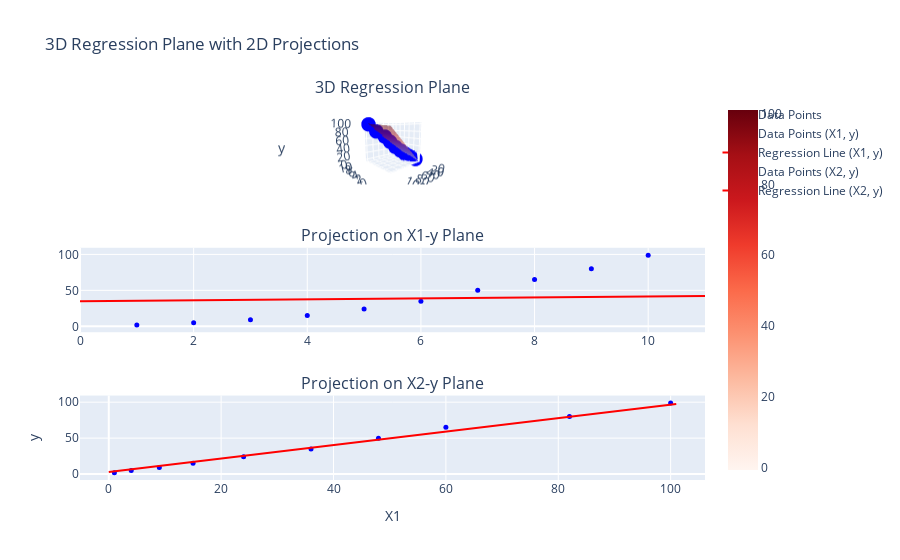

The notebook cell this image was saved under:
### Code cell
import pandas as pd
import numpy as np
from sklearn.linear_model import LinearRegression
import plotly.graph_objects as go
from plotly.subplots import make_subplots

# Load your data
xl = pd.ExcelFile('nonlinear_data.xls')
df = pd.read_excel(xl, 1, header=0)

# Separate the features (X_train) and target (y_train)
X_train = df[['X1', 'X2']]
y_train = df['y']

# Create and fit a linear regression model
regressor = LinearRegression()
regressor.fit(X_train, y_train)

# Print the intercept and coefficients of the model
print("Intercept (Bias):", regressor.intercept_)
print("Coefficients:", regressor.coef_)

# Create a mesh grid for plotting the regression plane
x1_range = np.linspace(X_train['X1'].min() - 1, X_train['X1'].max() + 1, 100)
x2_range = np.linspace(X_train['X2'].min() - 1, X_train['X2'].max() + 1, 100)
x1_mesh, x2_mesh = np.meshgrid(x1_range, x2_range)

# Predict using the linear regression model
y_mesh_pred = (regressor.intercept_ +
               regressor.coef_[0] * x1_mesh +
               regressor.coef_[1] * x2_mesh)

# Create a 3D scatter plot with the data points
scatter3d = go.Scatter3d(
    x=X_train['X1'],
    y=X_train['X2'],
    z=y_train,
    mode='markers',
    marker=dict(size=5, color='blue'),
    name='Data Points'
)

# Create the regression plane
plane = go.Surface(
    x=x1_range,
    y=x2_range,
    z=y_mesh_pred,
    colorscale='reds',
    opacity=0.5,
    name='Regression Plane'
)

# Create 2D projection plot for X1 vs y
scatter_x1_y = go.Scatter(
    x=X_train['X1'],
    y=y_train,
    mode='markers',
    marker=dict(size=5, color='blue'),
    name='Data Points (X1, y)'
)

# Create the regression line projection on X1 vs y
line_x1_y = go.Scatter(
    x=x1_range,
    y=regressor.intercept_ + regressor.coef_[0] * x1_range + regressor.coef_[1] * np.mean(X_train['X2']),
    mode='lines',
    line=dict(color='red'),
    name='Regression Line (X1, y)'
)

# Create 2D projection plot for X2 vs y
scatter_x2_y = go.Scatter(
    x=X_train['X2'],
    y=y_train,
    mode='markers',
    marker=dict(size=5, color='blue'),
    name='Data Points (X2, y)'
)

# Create the regression line projection on X2 vs y
line_x2_y = go.Scatter(
    x=x2_range,
    y=regressor.intercept_ + regressor.coef_[0] * np.mean(X_train['X1']) + regressor.coef_[1] * x2_range,
    mode='lines',
    line=dict(color='red'),
    name='Regression Line (X2, y)'
)

# Create a subplot with 3 rows: 1 for the 3D plot, 2 for the 2D projections
fig = make_subplots(
    rows=3, cols=1,
    specs=[[{'type': 'surface'}], [{'type': 'xy'}], [{'type': 'xy'}]],
    subplot_titles=('3D Regression Plane', 'Projection on X1-y Plane', 'Projection on X2-y Plane')
)

# Add the 3D plot to the first row
fig.add_trace(scatter3d, row=1, col=1)
fig.add_trace(plane, row=1, col=1)

# Add the X1-y projection to the second row
fig.add_trace(scatter_x1_y, row=2, col=1)
fig.add_trace(line_x1_y, row=2, col=1)

# Add the X2-y projection to the third row
fig.add_trace(scatter_x2_y, row=3, col=1)
fig.add_trace(line_x2_y, row=3, col=1)

# Update the layout for a broader view and better visuals
fig.update_layout(
    title='3D Regression Plane with 2D Projections',
    height=1000,
    scene=dict(
        xaxis_title='X1',
        yaxis_title='X2',
        zaxis_title='y',
        camera=dict(eye=dict(x=1.5, y=1.5, z=1.5))
    ),
    xaxis2=dict(title='X1'),
    yaxis2=dict(title='y'),
    xaxis3=dict(title='X2'),
    yaxis3=dict(title='y')
)

# Show the plot
fig.show()

### Figure 1 — Plotly figure (JSON) as saved in the notebook; plotly's stock layout.template omitted (floating-point values rounded to 4 significant figures; data arrays with more than 128 entries replaced by an {"elided": "..."} marker saying what was removed)
{"data": [{"marker": {"color": "blue", "size": 5}, "mode": "markers", "name": "Data Points", "scene": "scene", "type": "scatter3d", "x": [1, 2, 3, 4, 5, 6, 7, 8, 9, 10], "y": [1, 4, 9, 15, 24, 36, 48, 60, 82, 100], "z": [2, 5, 9, 15, 24, 35, 50, 65, 80, 99]}, {"colorscale": [[0, "rgb(255,245,240)"], [0.125, "rgb(254,224,210)"], [0.25, "rgb(252,187,161)"], [0.375, "rgb(252,146,114)"], [0.5, "rgb(251,106,74)"], [0.625, "rgb(239,59,44)"], [0.75, "rgb(203,24,29)"], [0.875, "rgb(165,15,21)"], [1, "rgb(103,0,13)"]], "name": "Regression Plane", "opacity": 0.5, "scene": "scene", "type": "surface", "x": [0, 0.1111, 0.2222, 0.3333, 0.4444, 0.5556, 0.6667, 0.7778, 0.8889, 1, 1.111, 1.222, 1.333, 1.444, 1.556, 1.667, 1.778, 1.889, 2, 2.111, 2.222, 2.333, 2.444, 2.556, 2.667, 2.778, 2.889, 3, 3.111, 3.222, 3.333, 3.444, 3.556, 3.667, 3.778, 3.889, 4, 4.111, 4.222, 4.333, 4.444, 4.556, 4.667, 4.778, 4.889, 5, 5.111, 5.222, 5.333, 5.444, 5.556, 5.667, 5.778, 5.889, 6, 6.111, 6.222, 6.333, 6.444, 6.556, 6.667, 6.778, 6.889, 7, 7.111, 7.222, 7.333, 7.444, 7.556, 7.667, 7.778, 7.889, 8, 8.111, 8.222, 8.333, 8.444, 8.556, 8.667, 8.778, 8.889, 9, 9.111, 9.222, 9.333, 9.444, 9.556, 9.667, 9.778, 9.889, 10, 10.11, 10.22, 10.33, 10.44, 10.56, 10.67, 10.78, 10.89, 11], "y": [0, 1.02, 2.04, 3.061, 4.081, 5.101, 6.121, 7.141, 8.162, 9.182, 10.2, 11.22, 12.24, 13.26, 14.28, 15.3, 16.32, 17.34, 18.36, 19.38, 20.4, 21.42, 22.44, 23.46, 24.48, 25.51, 26.53, 27.55, 28.57, 29.59, 30.61, 31.63, 32.65, 33.67, 34.69, 35.71, 36.73, 37.75, 38.77, 39.79, 40.81, 41.83, 42.85, 43.87, 44.89, 45.91, 46.93, 47.95, 48.97, 49.99, 51.01, 52.03, 53.05, 54.07, 55.09, 56.11, 57.13, 58.15, 59.17, 60.19, 61.21, 62.23, 63.25, 64.27, 65.29, 66.31, 67.33, 68.35, 69.37, 70.39, 71.41, 72.43, 73.45, 74.47, 75.49, 76.52, 77.54, 78.56, 79.58, 80.6, 81.62, 82.64, 83.66, 84.68, 85.7, 86.72, 87.74, 88.76, 89.78, 90.8, 91.82, 92.84, 93.86, 94.88, 95.9, 96.92, 97.94, 98.96, 99.98, 101], "z": {"elided": "100x100 float values"}}, {"marker": {"color": "blue", "size": 5}, "mode": "markers", "name": "Data Points (X1, y)", "type": "scatter", "x": [1, 2, 3, 4, 5, 6, 7, 8, 9, 10], "xaxis": "x", "y": [2, 5, 9, 15, 24, 35, 50, 65, 80, 99], "yaxis": "y"}, {"line": {"color": "red"}, "mode": "lines", "name": "Regression Line (X1, y)", "type": "scatter", "x": [0, 0.1111, 0.2222, 0.3333, 0.4444, 0.5556, 0.6667, 0.7778, 0.8889, 1, 1.111, 1.222, 1.333, 1.444, 1.556, 1.667, 1.778, 1.889, 2, 2.111, 2.222, 2.333, 2.444, 2.556, 2.667, 2.778, 2.889, 3, 3.111, 3.222, 3.333, 3.444, 3.556, 3.667, 3.778, 3.889, 4, 4.111, 4.222, 4.333, 4.444, 4.556, 4.667, 4.778, 4.889, 5, 5.111, 5.222, 5.333, 5.444, 5.556, 5.667, 5.778, 5.889, 6, 6.111, 6.222, 6.333, 6.444, 6.556, 6.667, 6.778, 6.889, 7, 7.111, 7.222, 7.333, 7.444, 7.556, 7.667, 7.778, 7.889, 8, 8.111, 8.222, 8.333, 8.444, 8.556, 8.667, 8.778, 8.889, 9, 9.111, 9.222, 9.333, 9.444, 9.556, 9.667, 9.778, 9.889, 10, 10.11, 10.22, 10.33, 10.44, 10.56, 10.67, 10.78, 10.89, 11], "xaxis": "x", "y": [34.81, 34.88, 34.96, 35.03, 35.1, 35.17, 35.25, 35.32, 35.39, 35.46, 35.54, 35.61, 35.68, 35.75, 35.83, 35.9, 35.97, 36.04, 36.12, 36.19, 36.26, 36.33, 36.41, 36.48, 36.55, 36.62, 36.7, 36.77, 36.84, 36.91, 36.99, 37.06, 37.13, 37.2, 37.28, 37.35, 37.42, 37.49, 37.57, 37.64, 37.71, 37.78, 37.86, 37.93, 38.0, 38.07, 38.15, 38.22, 38.29, 38.36, 38.44, 38.51, 38.58, 38.65, 38.73, 38.8, 38.87, 38.94, 39.02, 39.09, 39.16, 39.23, 39.31, 39.38, 39.45, 39.52, 39.6, 39.67, 39.74, 39.81, 39.89, 39.96, 40.03, 40.1, 40.18, 40.25, 40.32, 40.39, 40.47, 40.54, 40.61, 40.68, 40.76, 40.83, 40.9, 40.97, 41.05, 41.12, 41.19, 41.26, 41.34, 41.41, 41.48, 41.55, 41.63, 41.7, 41.77, 41.84, 41.92, 41.99], "yaxis": "y"}, {"marker": {"color": "blue", "size": 5}, "mode": "markers", "name": "Data Points (X2, y)", "type": "scatter", "x": [1, 4, 9, 15, 24, 36, 48, 60, 82, 100], "xaxis": "x2", "y": [2, 5, 9, 15, 24, 35, 50, 65, 80, 99], "yaxis": "y2"}, {"line": {"color": "red"}, "mode": "lines", "name": "Regression Line (X2, y)", "type": "scatter", "x": [0, 1.02, 2.04, 3.061, 4.081, 5.101, 6.121, 7.141, 8.162, 9.182, 10.2, 11.22, 12.24, 13.26, 14.28, 15.3, 16.32, 17.34, 18.36, 19.38, 20.4, 21.42, 22.44, 23.46, 24.48, 25.51, 26.53, 27.55, 28.57, 29.59, 30.61, 31.63, 32.65, 33.67, 34.69, 35.71, 36.73, 37.75, 38.77, 39.79, 40.81, 41.83, 42.85, 43.87, 44.89, 45.91, 46.93, 47.95, 48.97, 49.99, 51.01, 52.03, 53.05, 54.07, 55.09, 56.11, 57.13, 58.15, 59.17, 60.19, 61.21, 62.23, 63.25, 64.27, 65.29, 66.31, 67.33, 68.35, 69.37, 70.39, 71.41, 72.43, 73.45, 74.47, 75.49, 76.52, 77.54, 78.56, 79.58, 80.6, 81.62, 82.64, 83.66, 84.68, 85.7, 86.72, 87.74, 88.76, 89.78, 90.8, 91.82, 92.84, 93.86, 94.88, 95.9, 96.92, 97.94, 98.96, 99.98, 101], "xaxis": "x2", "y": [2.952, 3.906, 4.86, 5.814, 6.768, 7.723, 8.677, 9.631, 10.59, 11.54, 12.49, 13.45, 14.4, 15.36, 16.31, 17.26, 18.22, 19.17, 20.13, 21.08, 22.04, 22.99, 23.94, 24.9, 25.85, 26.81, 27.76, 28.72, 29.67, 30.62, 31.58, 32.53, 33.49, 34.44, 35.39, 36.35, 37.3, 38.26, 39.21, 40.17, 41.12, 42.07, 43.03, 43.98, 44.94, 45.89, 46.85, 47.8, 48.75, 49.71, 50.66, 51.62, 52.57, 53.52, 54.48, 55.43, 56.39, 57.34, 58.3, 59.25, 60.2, 61.16, 62.11, 63.07, 64.02, 64.98, 65.93, 66.88, 67.84, 68.79, 69.75, 70.7, 71.65, 72.61, 73.56, 74.52, 75.47, 76.43, 77.38, 78.33, 79.29, 80.24, 81.2, 82.15, 83.11, 84.06, 85.01, 85.97, 86.92, 87.88, 88.83, 89.78, 90.74, 91.69, 92.65, 93.6, 94.56, 95.51, 96.46, 97.42], "yaxis": "y2"}], "layout": {"annotations": [{"font": {"size": 16}, "showarrow": false, "text": "3D Regression Plane", "x": 0.5, "xanchor": "center", "xref": "paper", "y": 1, "yanchor": "bottom", "yref": "paper"}, {"font": {"size": 16}, "showarrow": false, "text": "Projection on X1-y Plane", "x": 0.5, "xanchor": "center", "xref": "paper", "y": 0.6111, "yanchor": "bottom", "yref": "paper"}, {"font": {"size": 16}, "showarrow": false, "text": "Projection on X2-y Plane", "x": 0.5, "xanchor": "center", "xref": "paper", "y": 0.2222, "yanchor": "bottom", "yref": "paper"}], "autosize": true, "scene": {"aspectmode": "auto", "aspectratio": {"x": 1, "y": 1, "z": 1}, "camera": {"center": {"x": 0, "y": 0, "z": 0}, "eye": {"x": -1.912, "y": 1.719, "z": 0.3704}, "projection": {"type": "perspective"}, "up": {"x": 0, "y": 0, "z": 1}}, "domain": {"x": [0, 1], "y": [0.7778, 1]}, "xaxis": {"title": {"text": "X1"}, "type": "linear"}, "yaxis": {"title": {"text": "X2"}, "type": "linear"}, "zaxis": {"title": {"text": "y"}, "type": "linear"}}, "title": {"text": "3D Regression Plane with 2D Projections"}, "xaxis": {"anchor": "y", "autorange": true, "domain": [0, 1], "range": [0, 11], "type": "linear"}, "xaxis2": {"anchor": "y2", "autorange": true, "domain": [0, 1], "range": [-4.977, 106.0], "title": {"text": "X1"}, "type": "linear"}, "xaxis3": {"title": {"text": "X2"}}, "yaxis": {"anchor": "x", "autorange": true, "domain": [0.3889, 0.6111], "range": [-5.524, 106.5], "type": "linear"}, "yaxis2": {"anchor": "x2", "autorange": true, "domain": [0, 0.2222], "range": [-5.524, 106.5], "title": {"text": "y"}, "type": "linear"}, "yaxis3": {"title": {"text": "y"}}}}
